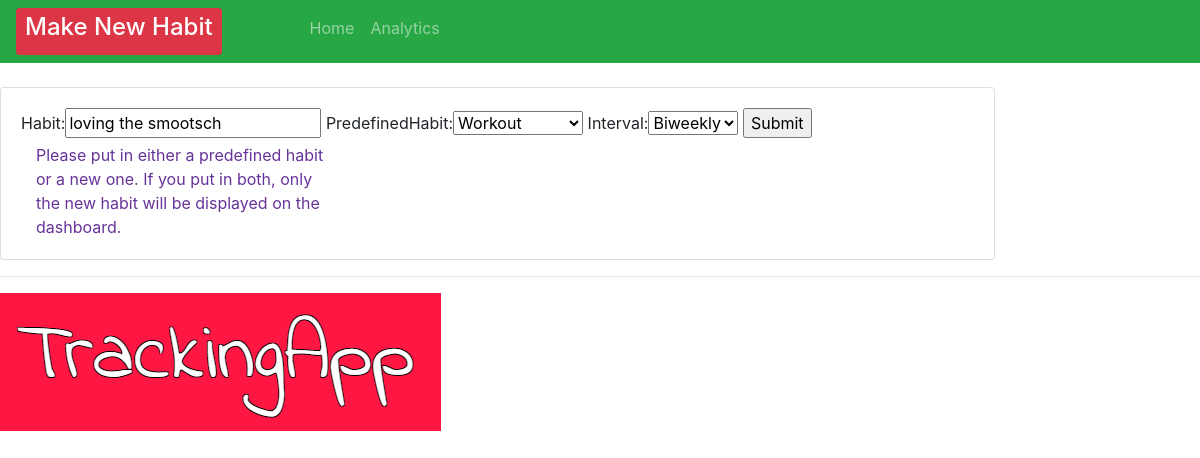
Before: /update_habit/2 with the older database file.
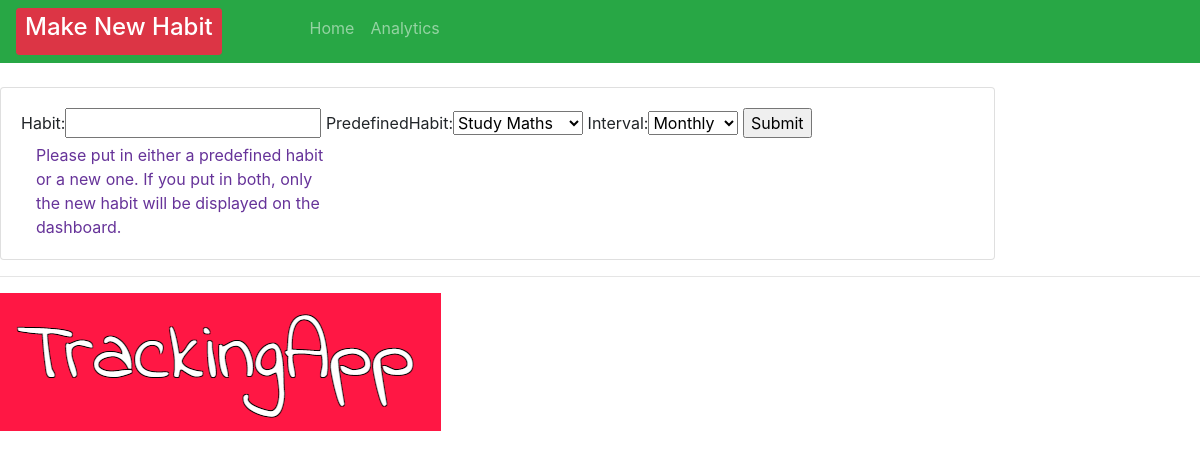
After: the same page with the newer database file.
### crm/models.py (models this page shows, shortened)
class Order(models.Model):
    INTERVAL = (
            ('Daily', 'Daily'),
            ('Weekly', 'Weekly' ),
            ('Biweekly', 'Biweekly'),
            ('Monthly', 'Monthly'),
            )
    HABIT = (
        ('Call Mum', 'Call Mum'),
        ('Workout', 'Workout'),
        ('Buy Groceries', 'Buy Groceries'),
        ('Study Maths', 'Study Maths'),
        ('Meditate', 'Meditate'),
    )
    CHECK = (
        ('Check', 'Check'),
    )
    habit = models.CharField(max_length=200, null=True, blank=True)
    predefinedHabit = models.CharField(max_length=200, null=True, choices=HABIT, blank=True)
    interval = models.CharField(max_length=400, null=True, choices=INTERVAL)
    checked = models.IntegerField(blank=True, default=0, null=True)
    strike = models.IntegerField(blank=True, default=1, null=True)
    created = models.DateTimeField(auto_now=True, auto_now_add=False, editable=False, null=True, blank=True)

### crm/views.py (the view)
# urls.py: path('update_habit/<str:pk>', views.updateHabit, name="update_habit"),
def updateHabit(request, pk):
    order = Order.objects.get(id=pk)
    form = OrderForm(instance=order)
    if request.method == 'POST' :
        form = OrderForm(request.POST, instance=order)
    if form.is_valid():
        form.save()
        return redirect('/')
    context = {'form': form}
    return render(request, 'habit/order_form.html', context)

### crm/forms.py
class OrderForm(ModelForm):
    class Meta:
        model = Order
        fields = ['habit', 'predefinedHabit', 'interval']

### crm/templates/habit/order_form.html (shortened to what this page needs)
{% extends 'habit/main.html' %}
{% load static %}
{% block content %}
<br>
<div class="row">
    <div class="col-md-10">
        <div class="card card-body">
            <form action="" method="POST">
                {{form}}
                <input type="submit" name="Submit">
               <div class="col-md-4" style="color: rebeccapurple;">Please put in either a predefined habit or a new one. If you put in both, only the new habit will be displayed on the dashboard.</div>
            </form>
        </div>
    </div>
</div>
{%endblock%}

Changed rows visible on the page:
changed Order: habit "loving the smootsch" → (not shown); predefinedHabit "Workout" → "Study Maths"; interval "Biweekly" → "Monthly"
